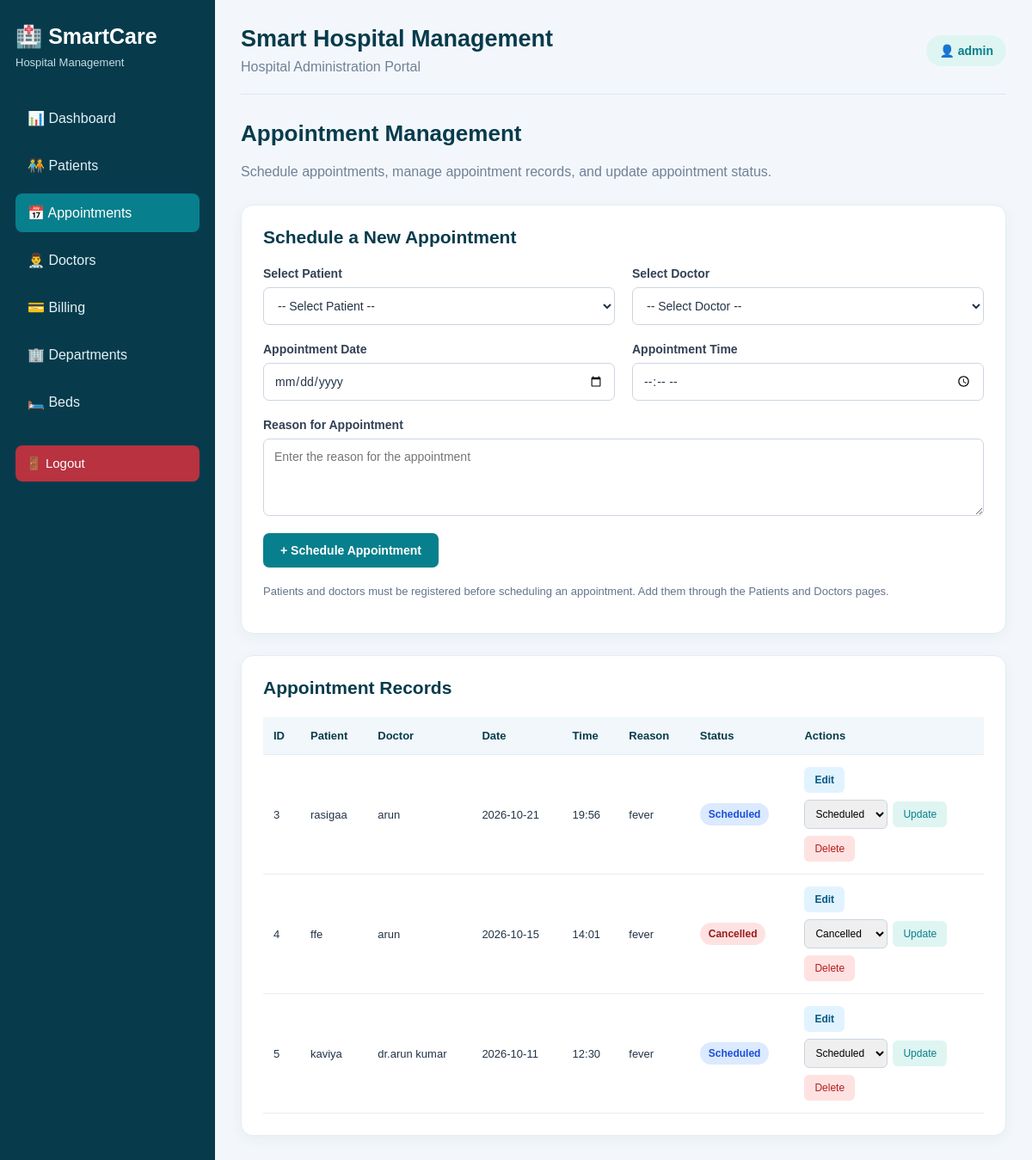
/appointments (signed in), run on the app's committed database.
### tables this page shows
CREATE TABLE appointments (
            id INTEGER PRIMARY KEY AUTOINCREMENT,
            patient_name TEXT NOT NULL,
            doctor_name TEXT NOT NULL,
            appointment_date TEXT NOT NULL,
            appointment_time TEXT NOT NULL,
            reason TEXT NOT NULL
        , status TEXT NOT NULL DEFAULT 'Scheduled');

### app.py (the view)
@app.route("/appointments")
@login_required
def appointments():
    conn = get_db_connection()
    try:
        appointment_list = conn.execute("""
            SELECT *
            FROM appointments
            ORDER BY appointment_date DESC, appointment_time DESC
        """).fetchall()
        patient_list = conn.execute("""
            SELECT id, name
            FROM patients
            ORDER BY name
        """).fetchall()
        doctor_list = conn.execute("""
            SELECT id, name, specialization
            FROM doctors
            ORDER BY name
        """).fetchall()
    finally:
        conn.close()
    return render_template(
        "appointments.html",
        appointments=appointment_list,
        patients=patient_list,
        doctors=doctor_list
    )

### app.py (called while the page is built)
def get_db_connection():
    conn = sqlite3.connect(DATABASE)
    conn.row_factory = sqlite3.Row
    return conn

def login_required(view_function):
    @wraps(view_function)
    def wrapped_view(*args, **kwargs):
        if "admin_id" not in session:
            flash("Please log in to continue.", "error")
            return redirect(url_for("login"))
        return view_function(*args, **kwargs)
    return wrapped_view

### templates/appointments.html (shortened to what this page needs)
{% extends "base.html" %}
{% block content %}
<div class="appointment-page">
    <h2 class="page-heading">Appointment Management</h2>
    <p class="page-description">
        Schedule appointments, manage appointment records, and update appointment status.
    </p>
    <section class="appointment-card">
        <h2>Schedule a New Appointment</h2>
        <form action="{{ url_for('add_appointment') }}"
              method="POST"
              class="appointment-form">
            <div class="form-group">
                <label for="patient_name">Select Patient</label>
                <select id="patient_name" name="patient_name" required>
                    <option value="">-- Select Patient --</option>
                </select>
            </div>
            <div class="form-group">
                <label for="doctor_name">Select Doctor</label>
                <select id="doctor_name" name="doctor_name" required>
                    <option value="">-- Select Doctor --</option>
                </select>
            </div>
            <div class="form-group">
                <label for="appointment_date">Appointment Date</label>
                <input
                    type="date"
                    id="appointment_date"
                    name="appointment_date"
                    required
                >
            </div>
            <div class="form-group">
                <label for="appointment_time">Appointment Time</label>
                <input
                    type="time"
                    id="appointment_time"
                    name="appointment_time"
                    required
                >
            </div>
            <div class="form-group full-width">
                <label for="reason">Reason for Appointment</label>
                <textarea
                    id="reason"
                    name="reason"
                    placeholder="Enter the reason for the appointment"
                    required
                ></textarea>
            </div>
            <div class="form-submit">
                <button type="submit" class="submit-button">
                    + Schedule Appointment
                </button>
            </div>
        </form>
        <p class="hint">
            Patients and doctors must be registered before scheduling an appointment.
            Add them through the Patients and Doctors pages.
        </p>
    </section>
    <section class="appointment-card">
        <h2>Appointment Records</h2>
        <div class="table-wrapper">
            <table>
                <thead>
                    <tr>
                        <th>ID</th>
                        <th>Patient</th>
                        <th>Doctor</th>
                        <th>Date</th>
                        <th>Time</th>
                        <th>Reason</th>
                        <th>Status</th>
                        <th>Actions</th>
                    </tr>
                </thead>
                <tbody>
                    {% for appointment in appointments %}
                    {% set current_status = appointment['status']|title %}
                    <tr>
                        <td>{{ appointment['id'] }}</td>
                        <td>{{ appointment['patient_name'] }}</td>
                        <td>{{ appointment['doctor_name'] }}</td>
                        <td>{{ appointment['appointment_date'] }}</td>
                        <td>{{ appointment['appointment_time'] }}</td>
                        <td>{{ appointment['reason'] }}</td>
                        <td>
                            <span class="status-label
                                {% if current_status == 'Scheduled' %}
                                    status-scheduled
                                {% elif current_status == 'Completed' %}
                                    status-completed
                                {% elif current_status == 'Cancelled' %}
                                    status-cancelled
                                {% endif %}
                            ">
                                {{ current_status }}
                            </span>
                        </td>
                        <td>
                            <div class="appointment-actions">
                                <a
                                    class="action-button edit-button"
                                    href="{{ url_for(
                                        'edit_appointment',
                                        appointment_id=appointment['id']
                                    ) }}"
                                >
                                    Edit
                                </a>
                                <form
                                    action="{{ url_for(
                                        'update_appointment_status',
                                        appointment_id=appointment['id']
                                    ) }}"
                                    method="POST"
                                >
                                    <select
                                        name="status"
                                        aria-label="Appointment status"
                                    >
                                        <option
                                            value="Scheduled"
                                            {% if current_status == 'Scheduled' %}selected{% endif %}
                                        >
                                            Scheduled
                                        </option>
                                        <option
                                            value="Cancelled"
                                            {% if current_status == 'Cancelled' %}selected{% endif %}
                                        >
                                            Cancelled
                                        </option>
                                    </select>
                                    <button
                                        type="submit"
                                        class="action-button update-button"
                                    >
                                        Update
                                    </button>
                                </form>
                                <form
                                    action="{{ url_for(
                                        'delete_appointment',
                                        appointment_id=appointment['id']
                                    ) }}"
                                    method="POST"
                                    onsubmit="return confirm('Are you sure you want to delete this appointment?');"
                                >
                                    <button
                                        type="submit"
                                        class="action-button delete-button"
                                    >
                                        Delete
                                    </button>
                                </form>
                            </div>
                        </td>
                    </tr>
                    {% else %}
                    <tr>
                        <td colspan="8" class="empty-state">
                            No appointments found. Schedule your first appointment above.
                        </td>
                    </tr>
                    {% endfor %}
                </tbody>
            </table>
        </div>
    </section>
</div>
{% endblock %}

### templates/base.html (shortened to what this page needs)
<!DOCTYPE html>
<html lang="en">
<head>
    <link rel="stylesheet"
          href="{{ url_for('static', filename='css/style.css') }}">
</head>
<body>
    <div class="layout">
        <aside class="sidebar">
            <h2>🏥 SmartCare</h2>
            <p class="subtitle">Hospital Management</p>
            <nav>
                <a href="{{ url_for('dashboard') }}"
                   class="{% if request.endpoint == 'dashboard' %}active{% endif %}">
                    📊 Dashboard
                </a>
                <a href="{{ url_for('patients') }}"
                   class="{% if request.endpoint == 'patients' %}active{% endif %}">
                    🧑‍🤝‍🧑 Patients
                </a>
                <a href="{{ url_for('appointments') }}"
                   class="{% if request.endpoint == 'appointments' %}active{% endif %}">
                    📅 Appointments
                </a>
                <a href="{{ url_for('doctors') }}"
                   class="{% if request.endpoint == 'doctors' %}active{% endif %}">
                    👨‍⚕️ Doctors
                </a>
                <a href="{{ url_for('bills') }}"
   class="{% if request.endpoint in ['bills', 'add_bill', 'update_bill_status', 'delete_bill'] %}active{% endif %}">
    💳 Billing
</a>
<a href="{{ url_for('departments') }}"
   class="{% if request.endpoint in ['departments', 'add_department', 'edit_department', 'delete_department'] %}active{% endif %}">
    🏢 Departments
</a>
<a href="{{ url_for('beds') }}"
   class="{% if request.endpoint in ['beds', 'add_bed', 'allocate_bed', 'release_bed', 'delete_bed'] %}active{% endif %}">
    🛏️ Beds
</a>
                {% if session.get('admin_id') %}
                <form action="{{ url_for('logout') }}" method="POST">
                    <button type="submit" class="logout-button">
                        🚪 Logout
                    </button>
                </form>
                {% endif %}
            </nav>
        </aside>
        <main class="main-content">
            <header class="topbar">
                <div>
                    <h1>Smart Hospital Management</h1>
                    <p>Hospital Administration Portal</p>
                </div>
                {% if session.get('admin_id') %}
                <span class="admin-badge">
                    👤 {{ session.get('admin_username', 'Administrator') }}
                </span>
                {% endif %}
            </header>
            {% block content %}{% endblock %}
        </main>
    </div>
</body>
</html>

### static/css/style.css (style rules this page uses)
* { box-sizing: border-box; }
body { margin: 0; font-family: Arial, Helvetica, sans-serif; background: #f3f7fb; color: #243447; }
a { text-decoration: none; }
.layout { display: flex; min-height: 100vh; }
.sidebar { width: 250px; min-width: 250px; background: #073b4c; color: white; padding: 28px 18px; }
.sidebar h2 { margin: 0; font-size: 25px; }
.subtitle { color: #c4dce3; font-size: 13px; margin: 8px 0 35px; }
.sidebar nav { display: flex; flex-direction: column; gap: 10px; }
.sidebar nav a { display: block; padding: 13px 14px; color: #e4f1f5; border-radius: 8px; transition: background 0.2s ease; }
.sidebar nav a:hover, .sidebar nav a.active { background: #087f8c; color: white; }
.sidebar nav form { margin-top: 18px; }
.logout-button { width: 100%; padding: 12px; background: #b83240; color: white; border: none; border-radius: 8px; cursor: pointer; font-size: 15px; text-align: left; }
.main-content { flex: 1; min-width: 0; padding: 30px; }
.topbar { display: flex; justify-content: space-between; align-items: center; gap: 15px; margin-bottom: 30px; padding-bottom: 22px; border-bottom: 1px solid #dce5ed; }
.topbar h1 { margin: 0; font-size: 27px; color: #073b4c; }
.topbar p { margin: 8px 0 0; color: #718096; }
.admin-badge { padding: 10px 15px; background: #dff5f2; color: #087f8c; border-radius: 25px; font-size: 14px; font-weight: bold; white-space: nowrap; }
.edit-button { display: inline-block; padding: 8px 12px; background: #e1f3ff; color: #075985; border-radius: 6px; font-size: 13px; font-weight: bold; }
.delete-button { padding: 8px 12px; background: #fee2e2; color: #b91c1c; border: none; border-radius: 6px; font-size: 13px; cursor: pointer; }

### data on the page
appointments: id "3", patient_name "rasigaa", doctor_name "arun", appointment_date "2026-10-21", appointment_time "19:56", reason "fever", status "Scheduled"
appointments: id "4", patient_name "ffe", doctor_name "arun", appointment_date "2026-10-15", appointment_time "14:01", reason "fever", status "Cancelled"
appointments: id "5", patient_name "kaviya", doctor_name "dr.arun kumar", appointment_date "2026-10-11", appointment_time "12:30", reason "fever", status "Scheduled"

### other printed values
{{ session.get('admin_username', 'Administrator') }} "admin"
